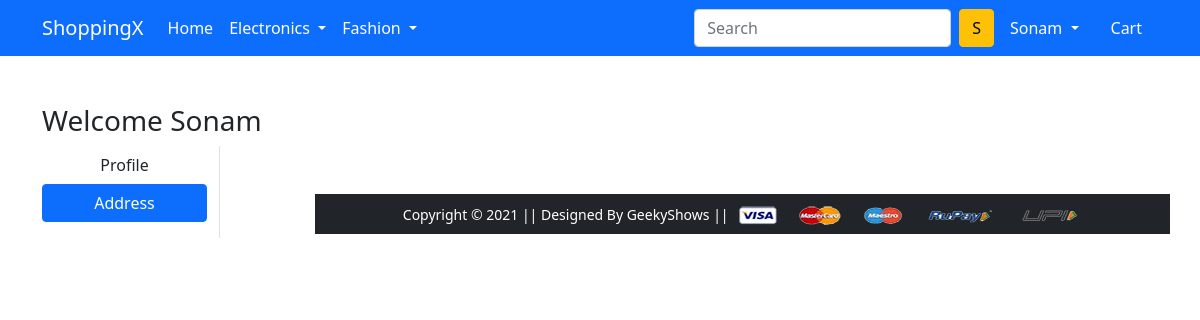
Page /address/ (signed in) on the earlier database version.
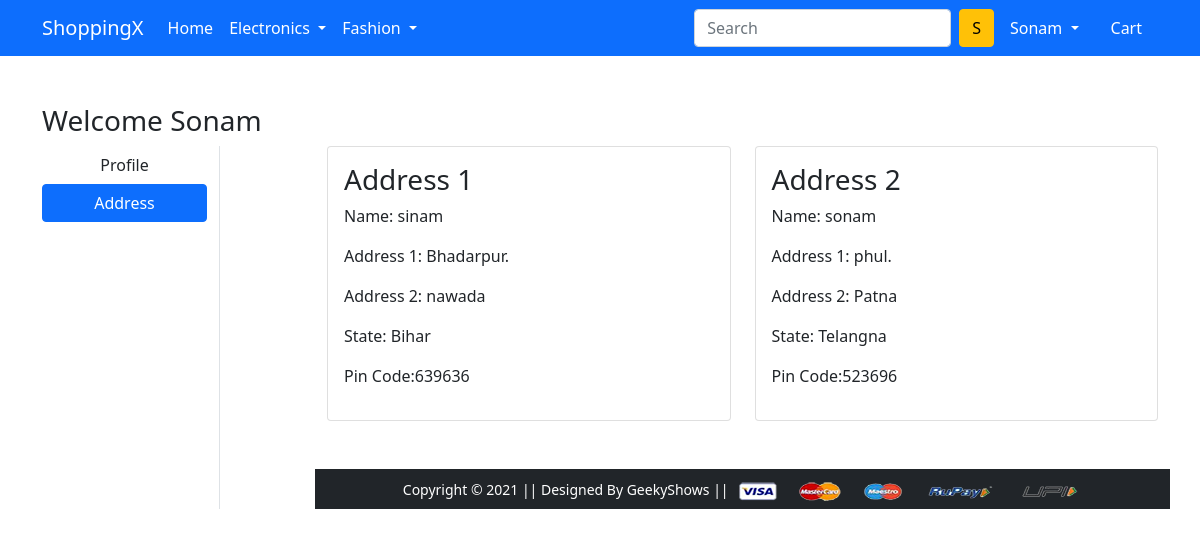
Same page on the later database version.
### app/models.py (models this page shows, shortened)
class Customer(models.Model):
    user = models.ForeignKey(User,on_delete=models.CASCADE)
    name = models.CharField(max_length=50)
    locality=models.CharField(max_length=50)
    city=models.CharField(max_length=40)
    zipcode=models.IntegerField()
    state=models.CharField(choices=STATE_CHOICES,max_length=50)

### app/views.py (the view)
# urls.py: path('address/', views.address, name='address'),
@login_required
def address(request):
    add=Customer.objects.filter(user=request.user)
    return render(request, 'app/address.html',{'add': add,'active':'btn-primary'})

### app/templates/app/address.html (shortened to what this page needs)
{% extends 'app/base.html' %}
{% load static %}
{% block main-content %}
<div class="container my-5">
 <div class="row">
 <h3>Welcome <span class="text-capitalize"> {{request.user}}</span> </h3>
  <div class="col-sm-2 border-end">
   <ul class="list-unstyled">
    <li class="d-grid"><a href="{% url 'profile' %}" class="btn">Profile</a></li>
    <li class="d-grid"><a href="{% url 'address' %}" class="btn {{active}}">Address</a></li>
   </ul>
  </div>
  <div class="col-sm-9 offset-sm-1">
   <div class="row">
       {% for ad in add %}
    <div class="col-sm-6">
     <div class="card">
      <div class="card-body">
       <h3>Address {{forloop.counter}}</h3>
       <p>Name: {{ad.name}}</p>
       <p>Address 1: {{ad.locality}}.</p>
       <p>Address 2: {{ad.city}}</p>
       <p>State: {{ad.state}}</p>
       <p>Pin Code:{{ad.zipcode}}</p>
      </div>
     </div>
    </div>
   {% endfor %}
{% endblock main-content %}

Differences in the rows shown:
added Customer: name "sinam", locality "Bhadarpur", city "nawada", state "Bihar", zipcode "639636"
added Customer: name "sonam", locality "phul", city "Patna", state "Telangna", zipcode "523696"
